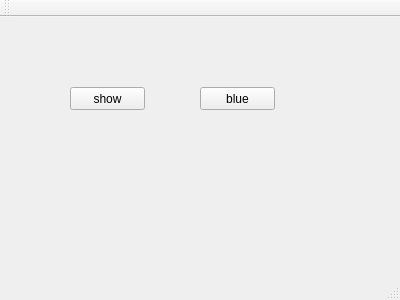
<?xml version="1.0" encoding="UTF-8"?>
<ui version="4.0">
 <class>MainWindow</class>
 <widget class="QMainWindow" name="MainWindow">
  <property name="geometry">
   <rect>
    <x>0</x>
    <y>0</y>
    <width>400</width>
    <height>300</height>
   </rect>
  </property>
  <property name="windowTitle">
   <string>MainWindow</string>
  </property>
  <widget class="QWidget" name="centralWidget">
   <widget class="QPushButton" name="pushButton">
    <property name="geometry">
     <rect>
      <x>70</x>
      <y>70</y>
      <width>75</width>
      <height>23</height>
     </rect>
    </property>
    <property name="text">
     <string>show</string>
    </property>
   </widget>
   <widget class="QPushButton" name="pushButton_2">
    <property name="geometry">
     <rect>
      <x>200</x>
      <y>70</y>
      <width>75</width>
      <height>23</height>
     </rect>
    </property>
    <property name="text">
     <string>blue</string>
    </property>
   </widget>
  </widget>
  <widget class="QMenuBar" name="menuBar">
   <property name="geometry">
    <rect>
     <x>0</x>
     <y>0</y>
     <width>400</width>
     <height>23</height>
    </rect>
   </property>
  </widget>
  <widget class="QToolBar" name="mainToolBar">
   <attribute name="toolBarArea">
    <enum>TopToolBarArea</enum>
   </attribute>
   <attribute name="toolBarBreak">
    <bool>false</bool>
   </attribute>
  </widget>
  <widget class="QStatusBar" name="statusBar"/>
 </widget>
 <layoutdefault spacing="6" margin="11"/>
 <resources/>
 <connections/>
</ui>
